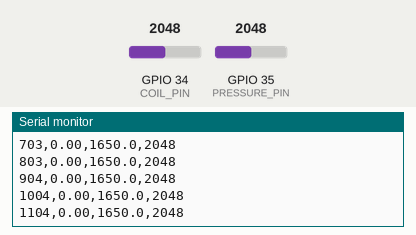
A sketch run on a simulated ESP32. On the bench: the last lines printed to the serial monitor. The inputs (shaded band) are chosen by the test bench; at power-on: GPIO 34 (COIL_PIN) = 2048, GPIO 35 (PRESSURE_PIN) = 2048.

Above: at 1.2 s.
1.3 s: GPIO 34 (COIL_PIN) set to 2866
At 1.31 s:
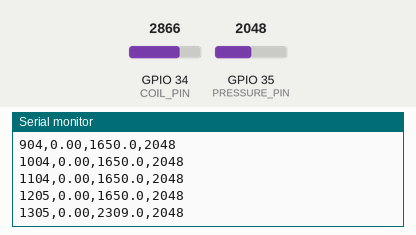
2.8 s: GPIO 35 (PRESSURE_PIN) set to 2866
At 2.82 s:
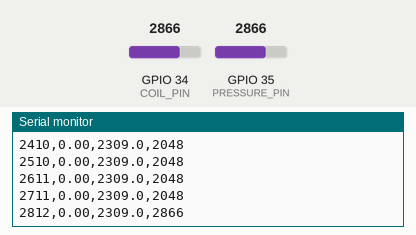
4.3 s: GPIO 34 (COIL_PIN) set to 3603
At 4.32 s:
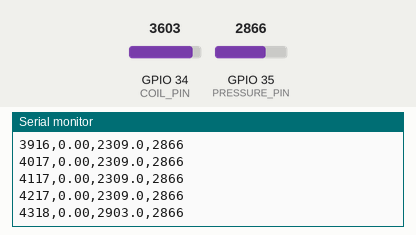
5.8 s: GPIO 35 (PRESSURE_PIN) set to 3603
At 5.83 s:
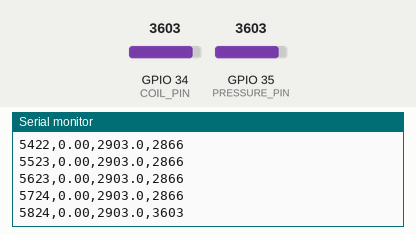
Timing chart, 0 to 8.3 s (numbered marks = the images above; inputs shaded):
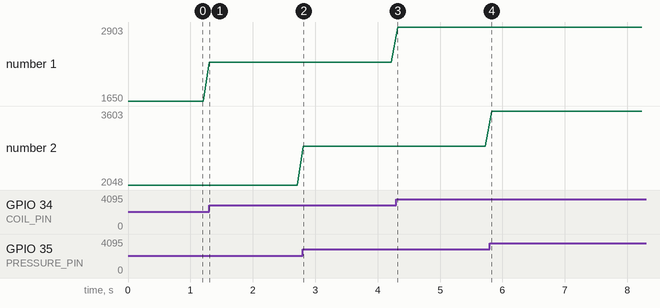

The sketch:

aquamag_esp32.ino
```cpp
// AquaMag Scout - sampling skeleton (untested on hardware)
// Reads magnetometer + coil ADC + pressure and prints CSV over serial.

const int COIL_PIN = 34;       // ADC input from pulse-induction coil
const int PRESSURE_PIN = 35;   // ADC input from pressure sensor

void setup() {
  Serial.begin(115200);
  Serial.println("t_ms,mag_uT,coil_mV,pressure_raw");
}

float readMagnetometer() {
  // TODO: replace with I2C read from your magnetometer
  return 0.0;
}

void loop() {
  float coil_mV = analogReadMilliVolts(COIL_PIN);
  int pressure = analogRead(PRESSURE_PIN);
  Serial.printf("%lu,%.2f,%.1f,%d\n", millis(), readMagnetometer(), coil_mV, pressure);
  delay(100);  // 10 Hz
}
```

Measured:
- after the input at 1.3 s, the serial monitor: prints a new line at once (image 1)
- after the input at 2.8 s, the serial monitor: prints a new line at once (image 2)
- after the input at 4.3 s, the serial monitor: prints a new line at once (image 3)
- after the input at 5.8 s, the serial monitor: prints a new line at once (image 4)
- plotted number 1: 2309 → 2903 after the input at 4.3 s
- plotted number 2: 2048 → 2866 after the input at 2.8 s, 2866 → 3603 after the input at 5.8 s
